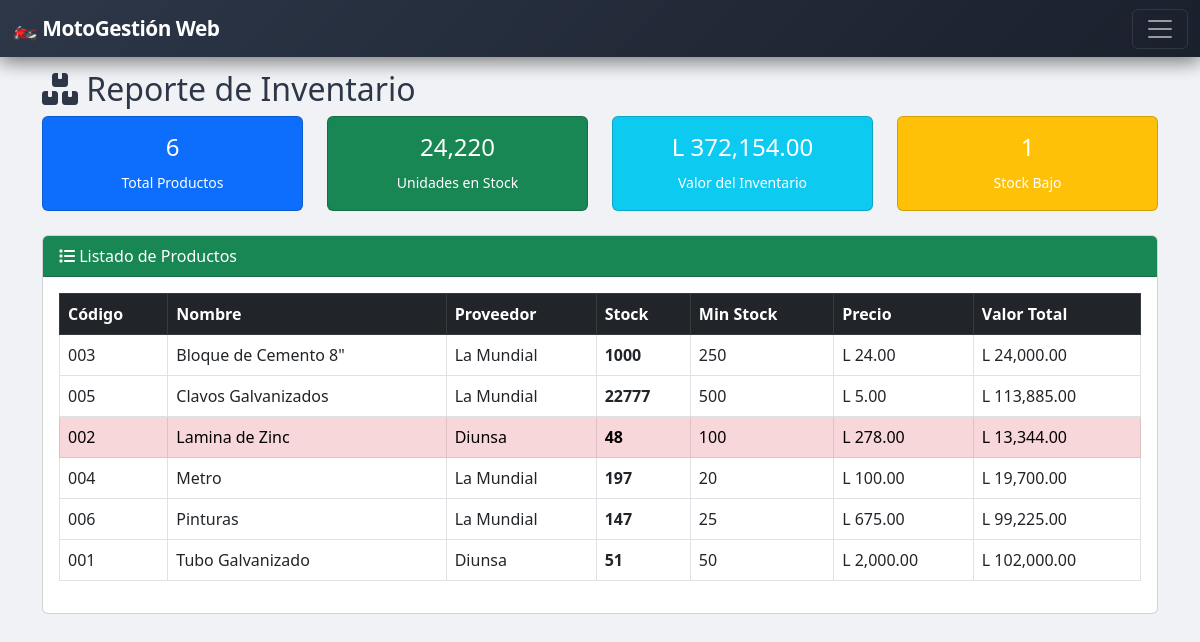
The app's page /inventory_report.php (signed in) with its own data.
### tables this page shows
CREATE TABLE `products` (
  `id` int(11) NOT NULL,
  `code` varchar(50) NOT NULL,
  `name` varchar(200) NOT NULL,
  `image` varchar(255) DEFAULT NULL,
  `description` text DEFAULT NULL,
  `price` decimal(10,2) NOT NULL,
  `cost` decimal(10,2) NOT NULL DEFAULT 0.00,
  `stock` int(11) NOT NULL DEFAULT 0,
  `min_stock` int(11) DEFAULT 5,
  `supplier_id` int(11) DEFAULT NULL,
  `created_at` timestamp NULL DEFAULT current_timestamp()
);

CREATE TABLE `suppliers` (
  `id` int(11) NOT NULL,
  `name` varchar(100) NOT NULL,
  `contact` varchar(100) DEFAULT NULL,
  `phone` varchar(20) DEFAULT NULL,
  `created_at` timestamp NULL DEFAULT current_timestamp()
);

### inventory_report.php (the view, shortened to what this page needs)
<?php
require_once '../../config/database.php';
$products = $pdo->query("SELECT p.*, s.name as supplier_name FROM products p LEFT JOIN suppliers s ON p.supplier_id = s.id ORDER BY p.name")->fetchAll();
$totalProducts = count($products);
$totalStock = array_sum(array_column($products, 'stock'));
$totalValue = array_sum(array_map(function($p) { return $p['price'] * $p['stock']; }, $products));
$lowStockCount = count(array_filter($products, function($p) { return $p['stock'] <= $p['min_stock']; }));
include '../../includes/header.php';
include '../../includes/sidebar.php';
?>
<div class="container mt-4">
    <h2><i class="fas fa-boxes"></i> Reporte de Inventario</h2>
    <div class="row mb-4">
        <div class="col-md-3">
            <div class="card bg-primary text-white">
                <div class="card-body text-center">
                    <h4><?= $totalProducts ?></h4>
                    <small>Total Productos</small>
                </div>
            </div>
        </div>
        <div class="col-md-3">
            <div class="card bg-success text-white">
                <div class="card-body text-center">
                    <h4><?= number_format($totalStock) ?></h4>
                    <small>Unidades en Stock</small>
                </div>
            </div>
        </div>
        <div class="col-md-3">
            <div class="card bg-info text-white">
                <div class="card-body text-center">
                    <h4>L <?= number_format($totalValue, 2) ?></h4>
                    <small>Valor del Inventario</small>
                </div>
            </div>
        </div>
        <div class="col-md-3">
            <div class="card bg-warning text-white">
                <div class="card-body text-center">
                    <h4><?= $lowStockCount ?></h4>
                    <small>Stock Bajo</small>
                </div>
            </div>
        </div>
    </div>
    <div class="card">
        <div class="card-header bg-success text-white">
            <i class="fas fa-list"></i> Listado de Productos
        </div>
        <div class="card-body">
            <div class="table-responsive">
                <table class="table table-bordered">
                    <thead class="table-dark">
                        <tr>
                            <th>Código</th>
                            <th>Nombre</th>
                            <th>Proveedor</th>
                            <th>Stock</th>
                            <th>Min Stock</th>
                            <th>Precio</th>
                            <th>Valor Total</th>
                        </tr>
                    </thead>
                    <tbody>
                        <?php foreach ($products as $p): ?>
                            <tr class="<?= $p['stock'] <= $p['min_stock'] ? 'table-danger' : '' ?>">
                                <td><?= htmlspecialchars($p['code']) ?></td>
                                <td><?= htmlspecialchars($p['name']) ?></td>
                                <td><?= htmlspecialchars($p['supplier_name'] ?? 'N/A') ?></td>
                                <td class="fw-bold"><?= $p['stock'] ?></td>
                                <td><?= $p['min_stock'] ?></td>
                                <td>L <?= number_format($p['price'], 2) ?></td>
                                <td>L <?= number_format($p['price'] * $p['stock'], 2) ?></td>
                            </tr>
                        <?php endforeach; ?>
                    </tbody>
                </table>
            </div>
        </div>
    </div>
</div>
<?php include '../../includes/footer.php'; ?>

### style.css (style rules this page uses)
:root { --primary: #667eea; --primary-dark: #5a67d8; --primary-gradient: linear-gradient(135deg, #667eea 0%, #764ba2 100%); --primary-light: #7c8cf5; --secondary: #764ba2; --success: #48bb78; --warning: #ed8936; --danger: #fc8181; --info: #63b3ed; --dark: #2d3748; --light: #f7fafc; --shadow: 0 10px 40px rgba(102, 126, 234, 0.15); --shadow-hover: 0 20px 60px rgba(102, 126, 234, 0.25); --radius: 20px; --radius-sm: 12px; }
body { background: #f0f2f5; font-family: 'Segoe UI', system-ui, -apple-system, sans-serif; color: #2d3748; }

### header.php (style rules this page uses)
.fas, .far, .fab { font-family: "Font Awesome 6 Free"; }
.fas { font-weight: 900; }

### records on screen
products: code "003", name "Bloque de Cemento 8\"", supplier.name "La Mundial", stock "1000", min_stock "250", price "24.00", $p['price'] * $p['stock'] "24,000.00"
products: code "005", name "Clavos Galvanizados", supplier.name "La Mundial", stock "22777", min_stock "500", price "5.00", $p['price'] * $p['stock'] "113,885.00"
products: code "002", name "Lamina de Zinc", supplier.name "Diunsa", stock "48", min_stock "100", price "278.00", $p['price'] * $p['stock'] "13,344.00"
products: code "004", name "Metro", supplier.name "La Mundial", stock "197", min_stock "20", price "100.00", $p['price'] * $p['stock'] "19,700.00"
products: code "006", name "Pinturas", supplier.name "La Mundial", stock "147", min_stock "25", price "675.00", $p['price'] * $p['stock'] "99,225.00"
products: code "001", name "Tubo Galvanizado", supplier.name "Diunsa", stock "51", min_stock "50", price "2,000.00", $p['price'] * $p['stock'] "102,000.00"

### other values on screen
$totalProducts "6"
$totalStock "24,220"
$totalValue "372,154.00"
$lowStockCount "1"
